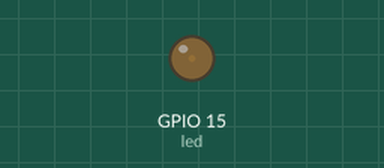
Recording of a program running on a simulated ESP32 board running MicroPython. On the bench: output pins drawn as LEDs (lit = HIGH).

Above: at 0.05 s.
At 1.3 s:
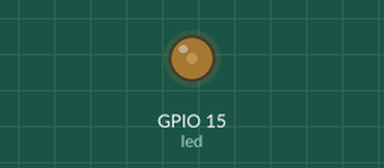
At 2.55 s:
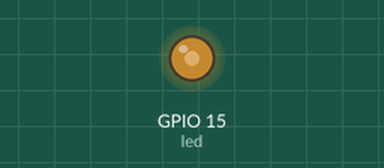
At 5.1 s:
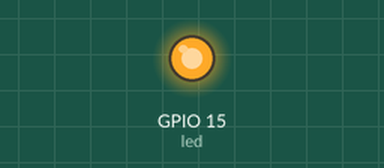
Timing chart, 0 to 6.7 s (numbered marks = the images above):
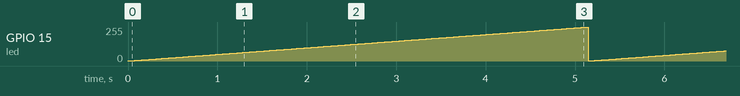

The program:

pwm_inicio.py
```python
from machine import Pin, PWM
import utime


led = PWM(Pin(15), freq = 50)

while True:

    for ciclo_trabajo in range(0, 1024):
        led.duty(ciclo_trabajo)
        utime.sleep_ms(5)


        
```

Measured:
- by itself, GPIO 15 (led): ramps from 1/255 to 255/255 and jumps back, once every 5.1 s
